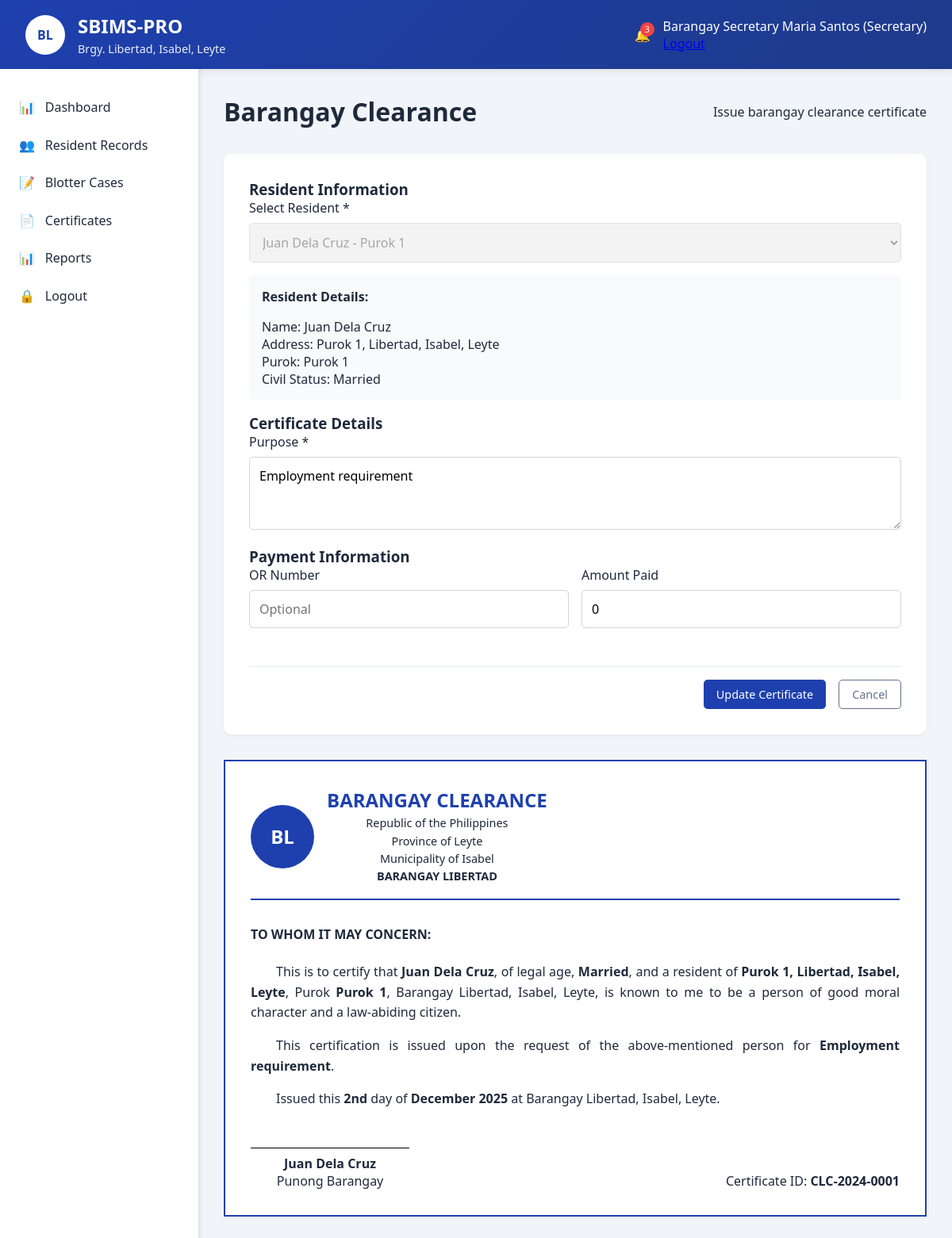
Page /secretary/certificate_clearance.php?id=1 (signed in) on the committed database.
### tables this page shows
CREATE TABLE `certificates` (
  `id` int(11) NOT NULL,
  `certificate_id` varchar(20) NOT NULL,
  `resident_id` int(11) NOT NULL,
  `certificate_type` enum('Clearance','Indigency','Residency') NOT NULL,
  `purpose` text NOT NULL,
  `status` enum('Pending','Approved','Released') DEFAULT 'Pending',
  `issued_by` int(11) DEFAULT NULL,
  `approved_by` int(11) DEFAULT NULL,
  `issued_date` datetime DEFAULT NULL,
  `created_at` timestamp NOT NULL DEFAULT current_timestamp()
);

CREATE TABLE `residents` (
  `id` int(11) NOT NULL,
  `resident_id` varchar(20) NOT NULL,
  `first_name` varchar(50) NOT NULL,
  `middle_name` varchar(50) DEFAULT NULL,
  `last_name` varchar(50) NOT NULL,
  `birthdate` date NOT NULL,
  `gender` enum('Male','Female') NOT NULL,
  `civil_status` enum('Single','Married','Widowed','Divorced') NOT NULL,
  `contact_number` varchar(15) DEFAULT NULL,
  `email` varchar(100) DEFAULT NULL,
  `address` text NOT NULL,
  `purok` varchar(50) NOT NULL,
  `household_number` varchar(20) DEFAULT NULL,
  `is_voter` tinyint(1) DEFAULT 0,
  `is_4ps` tinyint(1) DEFAULT 0,
  `is_senior` tinyint(1) DEFAULT 0,
  `is_pwd` tinyint(1) DEFAULT 0,
  `created_at` timestamp NOT NULL DEFAULT current_timestamp(),
  `updated_at` timestamp NOT NULL DEFAULT current_timestamp() ON UPDATE current_timestamp()
);

CREATE TABLE `barangay_info` (
  `id` int(11) NOT NULL,
  `barangay_name` varchar(100) NOT NULL,
  `barangay_captain` varchar(100) DEFAULT NULL,
  `barangay_secretary` varchar(100) DEFAULT NULL,
  `address` text DEFAULT NULL,
  `contact_number` varchar(15) DEFAULT NULL,
  `email` varchar(100) DEFAULT NULL,
  `logo_path` varchar(255) DEFAULT NULL,
  `updated_at` timestamp NOT NULL DEFAULT current_timestamp() ON UPDATE current_timestamp()
);

### secretary/certificate_clearance.php (the view, shortened to what this page needs)
<?php
$database = new Database();
$db = $database->getConnection();
$residents_query = "SELECT id, resident_id, first_name, last_name, address, purok FROM residents ORDER BY first_name, last_name";
$residents_stmt = $db->prepare($residents_query);
$residents_stmt->execute();
$residents = $residents_stmt->fetchAll(PDO::FETCH_ASSOC);
$barangay_query = "SELECT * FROM barangay_info LIMIT 1";
$barangay_stmt = $db->prepare($barangay_query);
$barangay_stmt->execute();
$barangay_info = $barangay_stmt->fetch(PDO::FETCH_ASSOC);
$edit_certificate = null;
if (isset($_GET['id'])) {
    $cert_id = $_GET['id'];
    $edit_query = "SELECT c.*, r.first_name, r.last_name, r.address, r.purok, r.birthdate, r.civil_status
                   FROM certificates c
                   JOIN residents r ON c.resident_id = r.id
                   WHERE c.id = :id";
    $edit_stmt = $db->prepare($edit_query);
    $edit_stmt->bindParam(':id', $cert_id);
    $edit_stmt->execute();
    $edit_certificate = $edit_stmt->fetch(PDO::FETCH_ASSOC);
}
?>
<?php include '../includes/header.php'; ?>
<?php include '../includes/topbar.php'; ?>
<div class="main-container">
    <?php include '../includes/sidebar.php'; ?>
    <main class="content">
        <div class="page-header">
            <h1>Barangay Clearance</h1>
            <p>Issue barangay clearance certificate</p>
        </div>
        <div class="form-container">
            <form method="POST">
                <h3>Resident Information</h3>
                <div class="form-group">
                    <label for="resident_id">Select Resident *</label>
                    <select id="resident_id" name="resident_id" required <?php echo $edit_certificate ? 'disabled' : ''; ?>>
                        <?php foreach ($residents as $resident): ?>
                            <option value="<?php echo $resident['id']; ?>"
                                <?php echo $edit_certificate && $edit_certificate['resident_id'] == $resident['id'] ? 'selected' : ''; ?>>
                                <?php echo htmlspecialchars($resident['first_name'] . ' ' . $resident['last_name'] . ' - ' . $resident['purok']); ?>
                            </option>
                        <?php endforeach; ?>
                    </select>
                </div>
                <?php if ($edit_certificate): ?>
                <div class="resident-details">
                    <h4>Resident Details:</h4>
                    <div class="detail-grid">
                        <div class="detail-item">
                            <label>Name:</label>
                            <span><?php echo htmlspecialchars($edit_certificate['first_name'] . ' ' . $edit_certificate['last_name']); ?></span>
                        </div>
                        <div class="detail-item">
                            <label>Address:</label>
                            <span><?php echo htmlspecialchars($edit_certificate['address']); ?></span>
                        </div>
                        <div class="detail-item">
                            <label>Purok:</label>
                            <span><?php echo htmlspecialchars($edit_certificate['purok']); ?></span>
                        </div>
                        <div class="detail-item">
                            <label>Civil Status:</label>
                            <span><?php echo htmlspecialchars($edit_certificate['civil_status']); ?></span>
                        </div>
                    </div>
                </div>
                <?php endif; ?>
                <h3>Certificate Details</h3>
                <div class="form-group">
                    <label for="purpose">Purpose *</label>
                    <textarea id="purpose" name="purpose" rows="3" placeholder="State the purpose for this barangay clearance..." required><?php echo $edit_certificate ? htmlspecialchars($edit_certificate['purpose']) : ''; ?></textarea>
                </div>
                <h3>Payment Information</h3>
                <div class="form-row">
                    <div class="form-group">
                        <label for="or_number">OR Number</label>
                        <input type="text" id="or_number" name="or_number" value="<?php echo $edit_certificate ? htmlspecialchars($edit_certificate['or_number'] ?? '') : ''; ?>" placeholder="Optional">
                    </div>
                    <div class="form-group">
                        <label for="amount_paid">Amount Paid</label>
                        <input type="number" id="amount_paid" name="amount_paid" step="0.01" value="<?php echo $edit_certificate ? htmlspecialchars($edit_certificate['amount_paid'] ?? '0') : '0'; ?>" placeholder="0.00">
                    </div>
                </div>
                <div class="form-actions">
                    <button type="submit" class="btn btn-primary">
                        <?php echo $edit_certificate ? 'Update Certificate' : 'Generate Certificate'; ?>
                    </button>
                    <a href="certificates.php" class="btn btn-outline">Cancel</a>
                </div>
            </form>
        </div>
        <?php if ($edit_certificate): ?>
        <div class="certificate-preview" id="certificatePreview">
            <div class="certificate-header">
                <div class="barangay-logo">BL</div>
                <div class="barangay-info">
                    <h2>BARANGAY CLEARANCE</h2>
                    <p>Republic of the Philippines</p>
                    <p>Province of Leyte</p>
                    <p>Municipality of Isabel</p>
                    <p><strong>BARANGAY LIBERTAD</strong></p>
                </div>
            </div>
            <div class="certificate-body">
                <p class="to-whom">TO WHOM IT MAY CONCERN:</p>
                <p class="certificate-text">
                    This is to certify that <strong><?php echo htmlspecialchars($edit_certificate['first_name'] . ' ' . $edit_certificate['last_name']); ?></strong>,
                    of legal age, <strong><?php echo htmlspecialchars($edit_certificate['civil_status']); ?></strong>,
                    and a resident of <strong><?php echo htmlspecialchars($edit_certificate['address']); ?></strong>,
                    Purok <strong><?php echo htmlspecialchars($edit_certificate['purok']); ?></strong>, Barangay Libertad, Isabel, Leyte,
                    is known to me to be a person of good moral character and a law-abiding citizen.
                </p>
                <p class="certificate-text">
                    This certification is issued upon the request of the above-mentioned person for <strong><?php echo htmlspecialchars($edit_certificate['purpose']); ?></strong>.
                </p>
                <p class="certificate-text">
                    Issued this <strong><?php echo date('jS'); ?></strong> day of <strong><?php echo date('F Y'); ?></strong> at Barangay Libertad, Isabel, Leyte.
                </p>
            </div>
            <div class="certificate-footer">
                <div class="signature-area">
                    <div class="signature-line"></div>
                    <p><strong><?php echo $barangay_info['barangay_captain'] ? htmlspecialchars($barangay_info['barangay_captain']) : 'BARANGAY CAPTAIN'; ?></strong></p>
                    <p>Punong Barangay</p>
                </div>
                <div class="certificate-number">
                    <p>Certificate ID: <strong><?php echo htmlspecialchars($edit_certificate['certificate_id']); ?></strong></p>
                </div>
            </div>
        </div>
        <?php endif; ?>
    </main>
</div>
<?php include '../includes/footer.php'; ?>

### assets/css/main.css (style rules this page uses)
:root { --primary: #1e40af; --primary-dark: #1e3a8a; --secondary: #64748b; --success: #10b981; --warning: #f59e0b; --danger: #ef4444; --light: #f8fafc; --dark: #1e293b; }
* { margin: 0; padding: 0; box-sizing: border-box; font-family: 'Segoe UI', Tahoma, Geneva, Verdana, sans-serif; }
body { background-color: #f1f5f9; color: var(--dark); }
.main-container { display: flex; min-height: calc(100vh - 80px); }
.content { flex: 1; padding: 2rem; }
.page-header { display: flex; justify-content: space-between; align-items: center; margin-bottom: 2rem; }
.btn { padding: 0.5rem 1rem; border: none; border-radius: 5px; cursor: pointer; font-weight: 500; display: flex; align-items: center; gap: 0.5rem; transition: all 0.3s; text-decoration: none; font-size: 0.9rem; }
.btn-primary { background: var(--primary); color: white; }
.btn-outline { background: transparent; border: 1px solid var(--secondary); color: var(--secondary); }

### assets/css/dashboard.css (style rules this page uses)
.form-container { background: white; border-radius: 10px; padding: 2rem; box-shadow: 0 2px 5px rgba(0,0,0,0.05); margin-bottom: 2rem; }
.form-row { display: grid; grid-template-columns: repeat(auto-fit, minmax(250px, 1fr)); gap: 1rem; margin-bottom: 1rem; }
.form-group { margin-bottom: 1rem; }
.form-group label { display: block; margin-bottom: 0.5rem; font-weight: 500; color: var(--dark); }
.form-group input, .form-group select, .form-group textarea { width: 100%; padding: 0.75rem; border: 1px solid #d1d5db; border-radius: 5px; font-size: 1rem; transition: border-color 0.3s; }
.form-actions { display: flex; gap: 1rem; justify-content: flex-end; margin-top: 2rem; padding-top: 1rem; border-top: 1px solid #e2e8f0; }

### secretary/certificate_clearance.php (style rules this page uses)
.certificate-preview { background: white; border: 2px solid #1e40af; padding: 2rem; margin-top: 2rem; font-family: 'Times New Roman', serif; }
.certificate-header { display: flex; align-items: center; gap: 1rem; margin-bottom: 2rem; text-align: center; border-bottom: 2px solid #1e40af; padding-bottom: 1rem; }
.barangay-logo { width: 80px; height: 80px; background: #1e40af; color: white; border-radius: 50%; display: flex; align-items: center; justify-content: center; font-size: 1.5rem; font-weight: bold; }
.barangay-info h2 { color: #1e40af; margin: 0; font-size: 1.5rem; }
.barangay-info p { margin: 0.2rem 0; font-size: 0.9rem; }
.to-whom { font-weight: bold; margin-bottom: 1.5rem; }
.certificate-text { text-align: justify; line-height: 1.6; margin-bottom: 1rem; text-indent: 2rem; }
.certificate-footer { display: flex; justify-content: space-between; align-items: flex-end; margin-top: 3rem; }
.signature-area { text-align: center; }
.signature-line { width: 200px; border-bottom: 1px solid #000; margin-bottom: 0.5rem; }
.resident-details { background: #f8fafc; padding: 1rem; border-radius: 5px; margin-bottom: 1rem; }
.resident-details h4 { margin-bottom: 1rem; color: var(--dark); }

### rows in the picture
certificates: resident_id "Juan Dela Cruz - Purok 1", resident.last_name "Juan Dela Cruz", resident.address "Purok 1, Libertad, Isabel, Leyte", resident.purok "Purok 1", resident.civil_status "Married", purpose "Employment requirement", certificate "CLC-2024-0001"
barangay_info: barangay_captain "Juan Dela Cruz"

### other values in the picture
$_SESSION['full_name'] "Barangay Secretary Maria Santos"
$_SESSION['user_role'] "Secretary"
